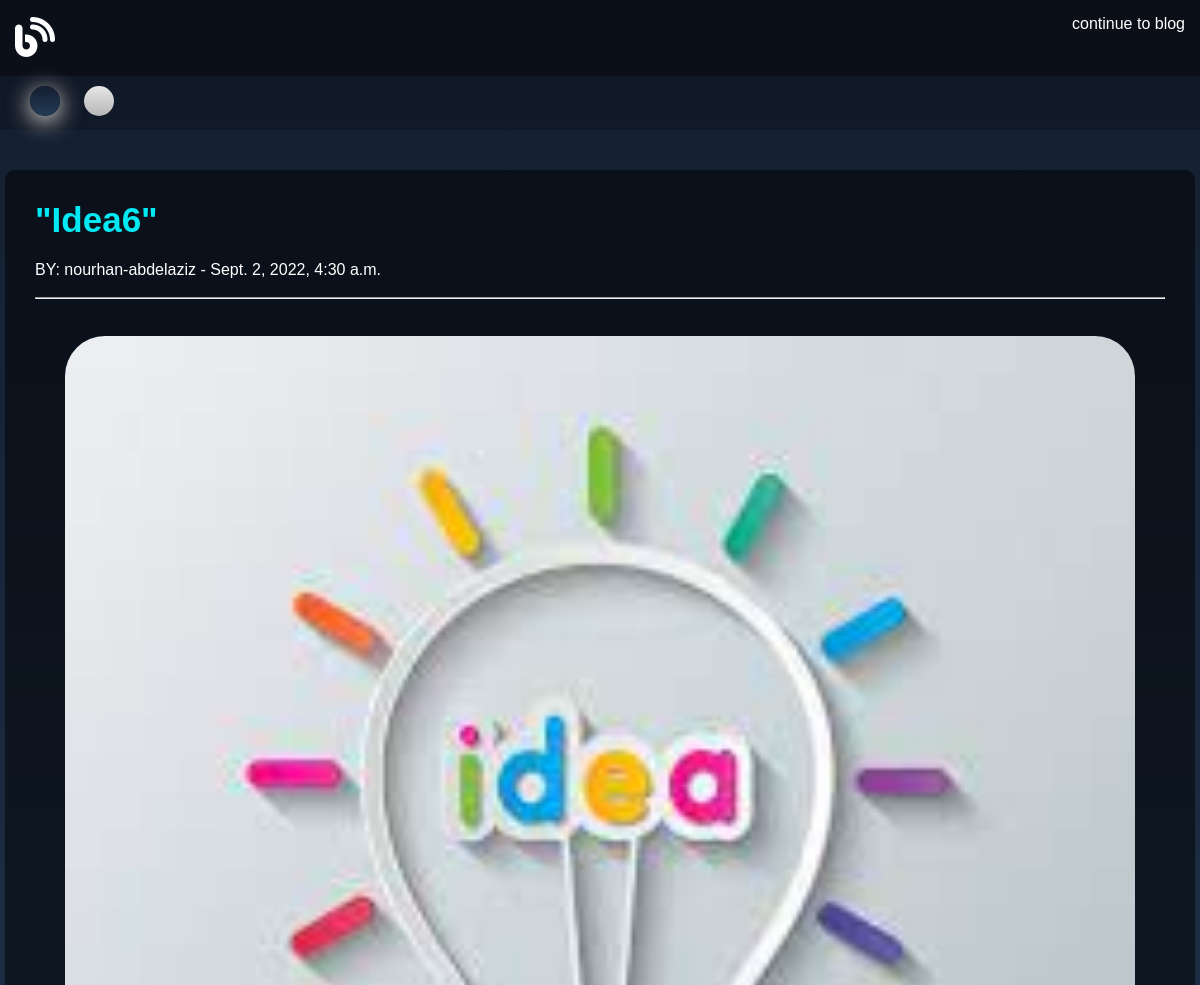
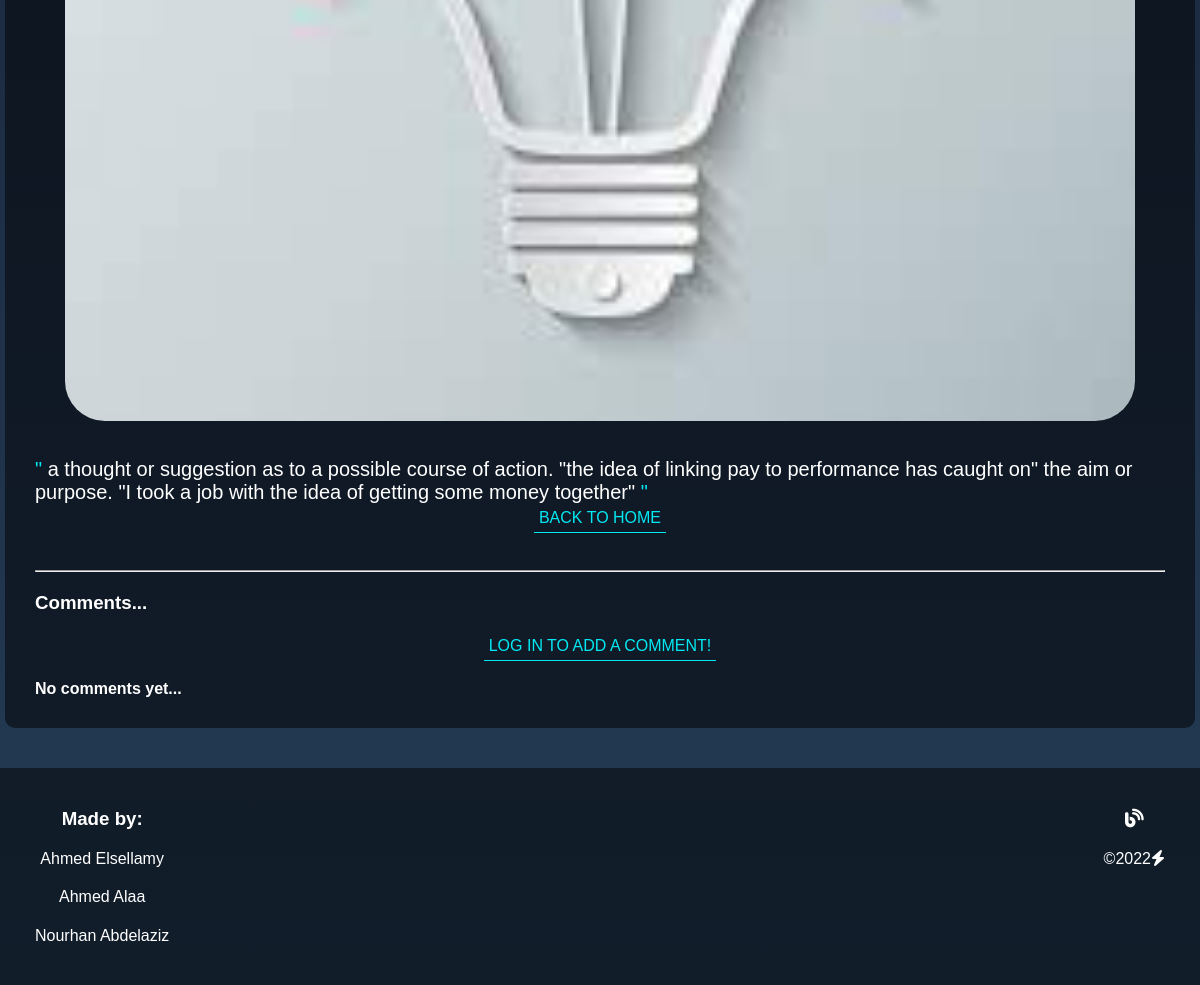
Page /categories/posts/29 on the committed database (2 pictures, top to bottom).
### categories/models.py (models this page shows, shortened)
class Post(models.Model):
    post_title = models.CharField(
        max_length=20, null=False, verbose_name='title')
    post_image = models.ImageField(
        upload_to='categories/post/images/', null=True, verbose_name='image')
    post_content = models.TextField(null=True)
    post_category_id = models.ForeignKey(
        Category, on_delete=models.CASCADE, null=True, verbose_name='category')
    tags = TaggableManager()
    post_user_id = models.ForeignKey(
        User, on_delete=models.CASCADE, null=True, verbose_name='user')
    post_created_at = models.DateTimeField(auto_now_add=True, null=True)
    post_updated_at = models.DateTimeField(auto_now=True, null=True)
    likes = models.ManyToManyField(User, related_name='likes', blank=True)
    dislikes = models.ManyToManyField(
        User, related_name='dislikes', blank=True)
    def get_image_url(self):
        return f"/media/{self.post_image}"

### categories/views.py (the view, shortened to what this page needs)
# urls.py: path('posts/<int:pk>', PostDetail.as_view(), name='post-details'),
class PostDetail(DetailView):
    model = Post
    template_name = 'categories/posts/post_details.html'
    def get_context_data(self, **kwargs):
        data = super().get_context_data(**kwargs)
        comments_connected = Comment.objects.filter(
            comment_post_id=self.get_object()).order_by('-comment_time')
        data['comments'] = comments_connected
        data['forbidden_words'] = ForbiddenWord.objects.all()
        if self.request.user.is_authenticated:
            data['form'] = CommentForm(instance=self.request.user)
        return data

### categories/models.py (called while the page is built)
    def __str__(self):
        return self.forbidden_word

### templates/categories/posts/post_details.html (shortened to what this page needs)
{% extends 'global/base.html' %}
{% load static %}
{% block styles %}
<link rel="stylesheet" href="{% static 'categories/styles/post_details.css' %}">
{% endblock %}
{% block continuetoblog %}
<p><a href="{% url 'home' %}" style="text-decoration: none; color:var(--text-color)">continue to blog</a></p>
{% endblock %}
{% block main %}
<main>
  <div class="container">
    <h2>"{{ post.post_title }}"</h2>
    <p>BY: {{ post.post_user_id }} - {{ post.post_created_at }}</p>
    <br><hr>
    <br><br>
    <img src="{{ post.get_image_url }}" alt="..."><br><br>
    <p class="post-content">{{ post.post_content }}</p>
    <a href="{% url 'home' %}">Back to home</a>
    <br><br><hr>
    <h3>Comments...</h2>
    <br>
    <div class="post-box">
      {% if user.is_authenticated %}
      <form method="post" novalidate class="comment-form">
          {% csrf_token %}
          {% for field in form %}
            <div class="user-box">
              {{field}}
            </div>
          {% endfor %}
          <button type="submit">
              Add comment <i class="fas fa-comments"></i>
          </button>
      </form>
      {%if user in post.likes.all%}
      <form action = "{%url 'unlike-post' post.pk%}" method = 'POST'>
        {% csrf_token %}
        <button value = {{post.pk}} name = "unpost_like">unlike</button>
        <br>
    </form>
      {%elif user not in post.dislikes.all and user not in post.likes.all%}
      <form action = "{%url 'like-post' post.pk%}" method = 'POST'>
        {% csrf_token %}
        <button value = {{post.pk}} name = "post_like">like {{post.total_likes}}</button>
        <br>
    </form>
    {%endif%}
    {%if user in post.dislikes.all %}
      <form action = "{%url 'undislike-post' post.pk%}" method = 'POST'>
        {% csrf_token %}
        <button value = {{post.pk}} name = "undspost_like">un dislike</button>
        <br>
    </form>
    {%elif user not in post.dislikes.all and  user not in post.likes.all%}
      <form action = "{%url 'dislike-post' post.pk%}" method = 'POST'>
        {% csrf_token %}
        <button value = {{post.pk}} name = "post_dislike">dislike {{post.total_dis_likes}}</button>
        <br>
    </form>
    {%endif%}
      {% else %}
      <a href="{% url 'login' %}?next={{request.path}}">Log in to add a comment!</a><br>
      {% endif %}
    </div>
      <div class="comments-section">
        {% if comments %}
        <strong class="number">{{ object.number_of_comments }} Comment{{ object.number_of_comments|pluralize }}</strong>
        <hr>
        <ul>
          {% for comment in comments %}
          <li>
          <div>
              <span>
                <strong>{{ comment.comment_user_id }} </strong>
                <small>{{ comment.comment_time }}</small>
              </span>
              <p>
                {{ comment.comment_content|safe }}
              </p>
            </div>
          </li>
          {% endfor %}
        </ul>
        {% else %}
          <strong>No comments yet...</strong>
        {% endif %}
      </div>
</div>
</main>
{% endblock %}

### static/global/styles/main.css (style rules this page uses)
:root { --main-color: #03e9f4; --back-color-1: #141e30; --back-color-2: #243b55; --text-color: #fff; --box-color: rgba(0, 0, 0, 0.5); }
* { box-sizing: border-box; margin: 0; padding: 0; }
body { font-family: sans-serif; background: linear-gradient(var(--back-color-1), var(--back-color-2)); }
.container { margin-left: auto; margin-right: auto; padding-left: 10px; padding-right: 10px; }
@media (min-width: 576px) { .container { width: 570px; } }
@media (min-width: 768px) { .container { width: 750px; } }
@media (min-width: 992px) { .container { width: 980px; } }
@media (min-width: 1200px) { .container { width: 1190px; } }
main { position: relative; }

### static/categories/styles/post_details.css (style rules this page uses)
main .container { margin: 40px auto; background: var(--box-color); padding: 30px; border-radius: 10px; -webkit-border-radius: 10px; -moz-border-radius: 10px; -ms-border-radius: 10px; -o-border-radius: 10px; }
main .container h2 { color: var(--main-color); font-size: 35px; margin-bottom: 20px; text-transform: capitalize; }
main .container p { color: var(--text-color); font-size: 16px; }
main .container img { width: calc(100% - 60px); margin-left: auto; margin-right: auto; display: block; border-radius: 40px; -webkit-border-radius: 40px; -moz-border-radius: 40px; -ms-border-radius: 40px; -o-border-radius: 40px; }
main .container .post-content { font-size: 20px; }
main .container .post-content::before, main .container .post-content::after { content: " \" "; color: var(--main-color); }
main .container a { display: block; padding: 5px; margin-left: auto; margin-right: auto; width: fit-content; text-decoration: none; text-transform: uppercase; color: var(--main-color); border-bottom: 1px solid var(--main-color); }
main .container h3 { color: var(--text-color); margin-top: 20px; }
.comments-section { color: var(--text-color) }

### rows in the picture
Post: post_title "Idea6", post_user_id "nourhan-abdelaziz", post_created_at "Sept. 2, 2022, 4:30 a.m.", get_image_url (picture), post_content "a thought or suggestion as to a possible course of action. \"the idea of linking pay to performance has caught on\" the aim or purpose. \"I took a job with the idea of getting some money together\""
